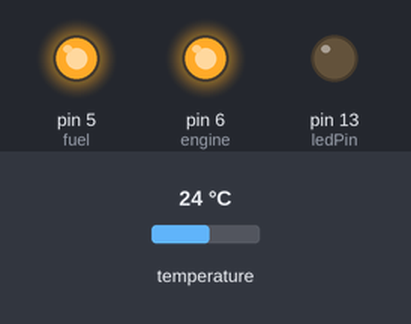
Recording of a sketch running on a simulated Arduino Uno, built with avr-gcc and run on an emulated ATmega328P. Shown: output pins drawn as LEDs (lit = HIGH). The test bench sets the inputs (shaded band); at power-on: temperature 24 °C. What the sketch prints to the serial monitor is not drawn.

Above: at 1.5 s.
1.6 s: temperature set to 5.6 °C
4.8 s: temperature set to 4.4 °C
At 6.7 s:
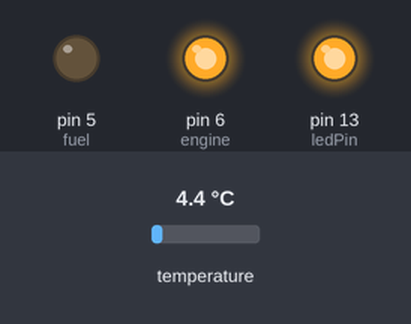
9.4 s: temperature set to 14.6 °C
14.0 s: temperature set to 15.7 °C
At 17.1 s:
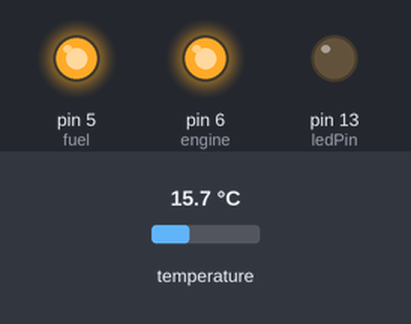
17.5 s: temperature set to 4 °C
At 22.6 s:
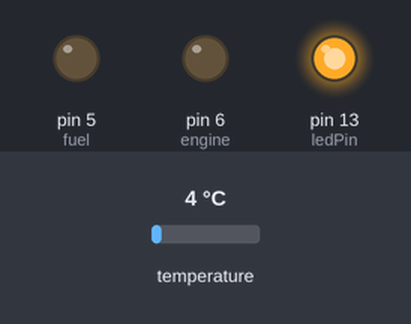
Timing chart, 0 to 23.1 s (numbered marks = the images above; inputs shaded):
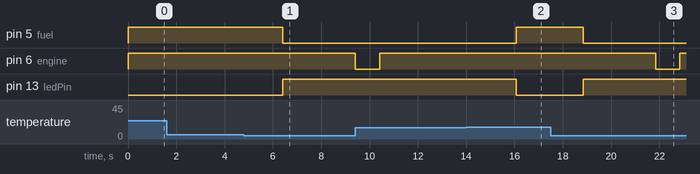

Measured:
- the behaviour switches between 5 and 4.9 °C on temperature (found by bisection; images 0 and 1)
- the behaviour switches between 15 and 15.1 °C on temperature (found by bisection; images 1 and 2)
- after the input at 1.6 s, every drawn part: stays the same
- after the input at 4.8 s, pin 5 (fuel): HIGH → LOW after 1.6 s; pin 13 (ledPin): LOW → HIGH after 1.6 s
- after the input at 14.0 s, pin 5 (fuel): LOW → HIGH after 2.1 s; pin 13 (ledPin): HIGH → LOW after 2.1 s
- after the input at 17.5 s, pin 5 (fuel): HIGH → LOW after 1.3 s; pin 6 (engine): HIGH → LOW after 4.3 s, → HIGH 1.0 s later; pin 13 (ledPin): LOW → HIGH after 1.3 s

The sketch:

tempCtrl.ino
```cpp
// First we inclue the libraries
#include <OneWire.h>
#include <DallasTemperature.h>

#define ledPin 13
#define fuel 5
#define engine 6

//Data wire is pluggd into pin 2 on the Arduino
#define ONE_WIRE_BUS 4

// Setup a OneWire instance to communicate with any OneWire Devices
//(not just Maxim/Dallas temperature ICs)

OneWire oneWire(ONE_WIRE_BUS);

//Pass our oneWire reference to Dallas Temperature

DallasTemperature sensors(&oneWire);

void setup() {
    // Start up the library
  sensors.begin();
  // put your setup code here, to run once:
  Serial.begin(9600);
  Serial.println("Dallas Temperature IC Control Library Demo");
  pinMode(ledPin, OUTPUT);
  pinMode(fuel, OUTPUT);
  pinMode(engine, OUTPUT);
  digitalWrite(fuel, HIGH);
  digitalWrite(engine, HIGH);
}

void loop(void) {
  // put your main code here, to run repeatedly:
  // call sensors.requestTemperatures() to issue a global temperature
  // request to all devices on the bus

  boolean ledState = digitalRead(ledPin);

  Serial.print("Requesting temperatures...");
  sensors.requestTemperatures();
  // Send the command to get temperature readings

  Serial.println("DONE");

  Serial.print("Temperature is:");
  Serial.print(sensors.getTempCByIndex(0));
  Serial.print("*C | ");
  // Why "byIndex"?
  //You can have more than one DS18B20 on the same bus.
  // 0 refers to the first IC on the wire

  if (sensors.getTempCByIndex(0) < 5 && ledState == 0)
  {
    digitalWrite(ledPin,HIGH);
    digitalWrite(fuel , LOW);
    delay(3000);
    digitalWrite(engine , LOW);
    delay(1000);
    digitalWrite(engine , HIGH);
  }
  delay (20);
  if (sensors.getTempCByIndex(0) > 15 && ledState == 1)
  {
    digitalWrite(ledPin,LOW);
    digitalWrite(fuel , HIGH);
  }

  delay(2000);

}
```
